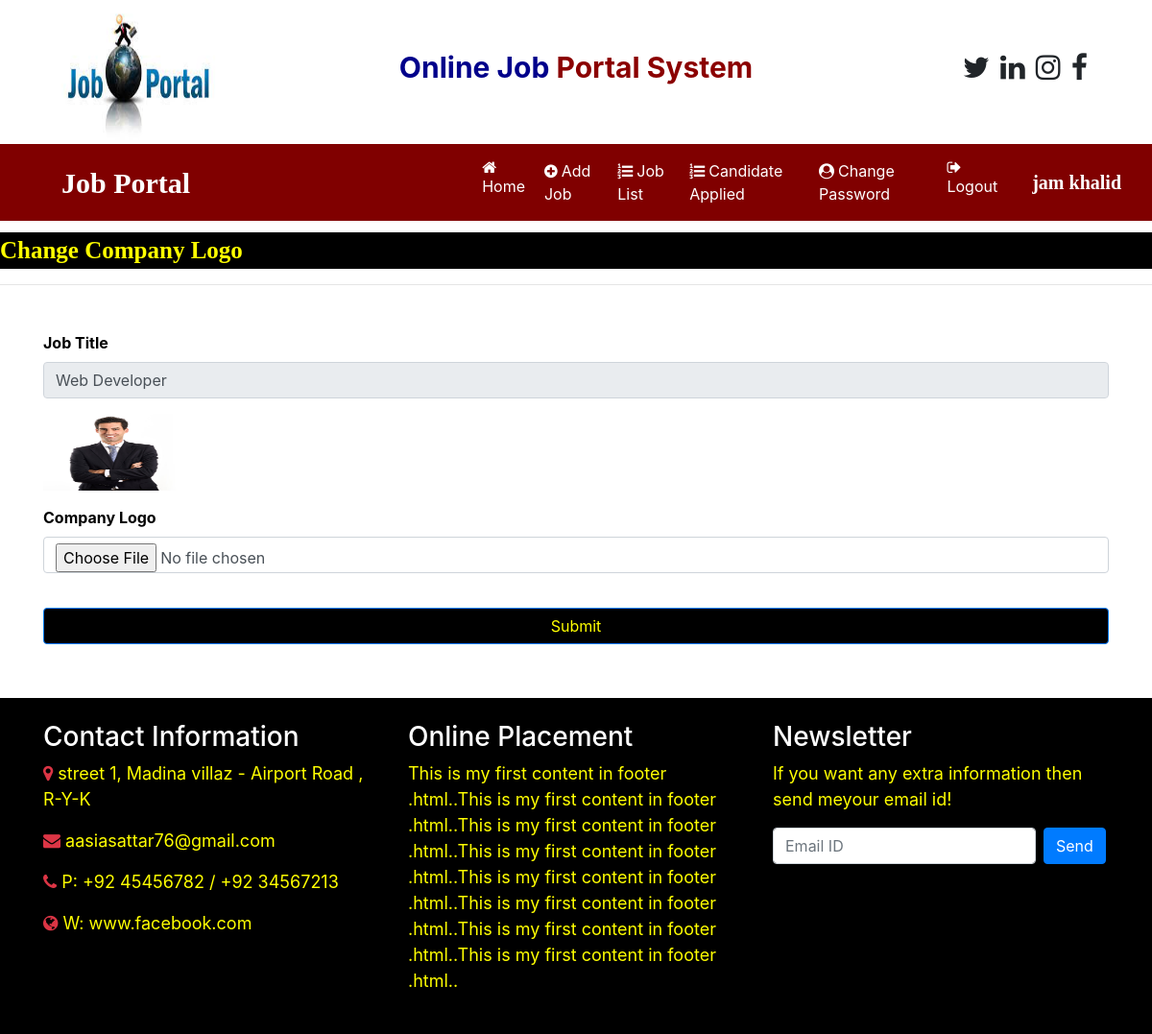
Page /change_companylogo/1 (signed in) on the committed database.
### job/models.py (models this page shows, shortened)
class Job(models.Model):
    recruiter = models.ForeignKey(RecruiterUser, on_delete=models.CASCADE)
    title = models.CharField(max_length=100)
    start_date = models.DateField()
    end_date = models.DateField()
    salary = models.FloatField(max_length=40)
    image = models.FileField()
    experience = models.CharField(max_length=100)
    location = models.CharField(max_length=300)
    skills = models.CharField(max_length=200)
    description = models.CharField(max_length=300)
    creationdate = models.DateField()

### job/views.py (the view, shortened to what this page needs)
# urls.py: path('change_companylogo/<int:pid>', change_companylogo, name="change_companylogo"),
def change_companylogo(request,pid):
    if not request.user.is_authenticated:
        return redirect('recruiter_login')
    error = ""
    job = Job.objects.get(id=pid)
    d={'error':error,'job':job}
    return render(request,'change_companylogo.html',d)

### job/templates/change_companylogo.html (shortened to what this page needs)
{% load static %}
{% block content %}
{% include 'recruiter_navigation.html'  %}
<marquee style="font-family: 'Monotype Corsiva' ; font-size : 25px ; color : yellow ; background-color : black ; font-weight : bold ; margin-top: 1%">
    Change Company Logo
 </marquee>
 <hr>
 <form class="container mt-5" name="signup" onsubmit="return checkpass()" method="post" enctype="multipart/form-data">
    <div class="form-row">
        <div class="form-group col-md-12">
            <label style="color: black ; font-weight: bold">Job Title</label>
            <input type="text" class="form-control" readonly name="jobtitle" value="{{job.title}}" required>
        </div>
    </div>
         <div class="form-row">
            <div class="form-group col-md-12">
               <img src="{{ job.image.url}}" width="150" height="80">
           </div>
        </div>
        <div class="form-row">
            <div class="form-group col-md-12">
                <label style="color: black ; font-weight: bold">Company Logo</label>
                <input type="file" class="form-control" name="logo" value="{{job.experience}}" required>
            </div>
        </div>
        <input type="submit" value="Submit" class="btn btn-primary" style="color: yellow; width: 100% ; background-color: black; text-align: center ; margin-top: 20px">
</form></br>
 {% include 'footer.html' %}
{% endblock %}

### job/templates/recruiter_navigation.html (shortened to what this page needs)
<html>
    <head>
        {% load static %}
        <link rel="stylesheet" href="https://maxcdn.bootstrapcdn.com/bootstrap/4.5.2/css/bootstrap.min.css">
        <link rel="stylesheet" href="https://cdnjs.cloudflare.com/ajax/libs/font-awesome/4.7.0/css/font-awesome.min.css">
    </head>
<body>
    <div class="container">
        <div class="row">
            <div class="col-sm-3">
                <img src="{% static 'images/img1.jpg' %}" width="180px" height="150px">
            </div>
            <div class="col-sm-6 mt-5 text-center">
                <span style = "font-weight: bold ; font-size: 30px">
                    <span style = "color: darkblue"> Online Job </span>
                    <span style = "color: darkred"> Portal System </span>
                </span>
            </div>
            <div class="col-sm-3 mt-5" style = "padding-left: 10%">
                <span style = "font-weight: bold ; font-size: 30px">
                    <span><i class="fa fa-twitter pl-1"></i></span>
                    <span><i class="fa fa-linkedin pl-1"></i></span>
                    <span><i class="fa fa-instagram pl-1"></i></span>
                    <span><i class="fa fa-facebook pl-1"></i></span>
                </span>
            </div>
         </div>
    </div>
<nav class="navbar navbar-expand-sm" style="background-color:maroon">
    <a class="navbar-brand text-white pl-5 font-weight-bold" style="font-family: 'Monotype Corsiva'; font-size: 30px ">Job Portal</a>
<ul class="navbar-nav">
    <li class="nav-item">
        <a class="nav-link" href="{% url 'recruiter_home' %}" style="margin-left: 280px"><i class="fa fa-home mr-1"></i>Home</a>
    </li>
    <li class="nav-item">
        <a class="nav-link" href="{% url 'add_job' %}"><i class="fa fa-plus-circle mr-1"></i>Add Job</a>
    </li>
    <li class="nav-item">
        <a class="nav-link" href="{% url 'job_list' %}"><i class="fa fa-list-ol mr-1"></i>Job List</a>
    </li>
    <li class="nav-item">
        <a class="nav-link" href="{% url 'applied_candidatelist' %}"><i class="fa fa-list-ol mr-1"></i>Candidate Applied</a>
    </li>
    <li class="nav-item">
        <a class="nav-link" href="{% url 'change_password_recruiter' %}"><i class="fa fa-user-circle mr-1"></i>Change Password</a>
    </li>
    <li class="nav-item">
        <a class="nav-link" href="{% url 'Logout' %}"><i class="fa fa-sign-out mr-1"></i>Logout</a>
    </li>
</ul>
   <a class="navbar-brand text-white pl-4 font-weight-bold" style="font-family: 'Monotype Corsiva'; font-size: 20px">{{request.user.first_name}} {{request.user.last_name}}</a>
</nav>
</body>
</html>

### job/templates/recruiter_navigation.html (style rules this page uses)
.nav-link { color: white !important; margin-right: 4px; }

### rows in the picture
Job: jobtitle "Web Developer", image (picture)

### other values in the picture
{{ request.user.first_name }} "jam"
{{ request.user.last_name }} "khalid"
